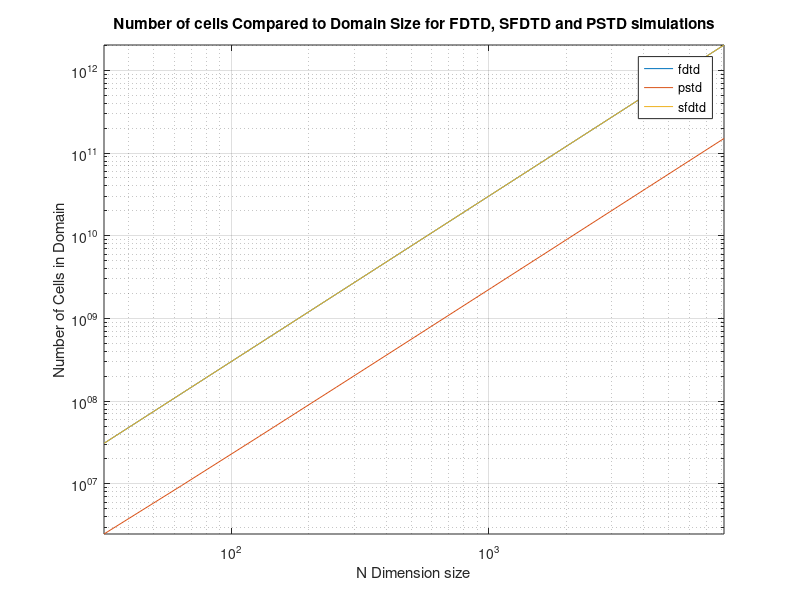

Source code (MATLAB):
%% Make Variables
%Create Figure
figure(1);
set(1,'Windowstyle','docked');
%Define pressure mimimum
p0 = 2*10^-5;
%define density
rho = 1.21;
%define speed of sound
c = 343.0;
%define total time
T = 0.12;
%define FS
fs = 44100;
sfdtdcstab = 2/(pi*sqrt(2));
cstab = 2/(pi*sqrt(2));
%define timestep
pstddt = (1/fs);
fdtddt = (1/fs)/3;
sfdtddt = (1/fs)/3;
%grid size
fdtdgx = c * fdtddt / cstab;
fdtdgy = c * fdtddt / cstab;
fdtdgz = c * fdtddt / cstab;
%grid size
sfdtdgx = c * sfdtddt / sfdtdcstab;
sfdtdgy = c * sfdtddt / sfdtdcstab;
sfdtdgz = c * sfdtddt / sfdtdcstab;
%define grid width
dims = [32 64 128 256 512 1024 2048 4096 8192];
gridWidthX = dims;
gridWidthY = dims;
gridWidthZ = dims;
lx = dims;
ly = dims;
lz = dims;
fdtdxcells = ceil(lx/fdtdgx);
fdtdycells = ceil(ly/fdtdgy);
fdtdzcells = ceil(lz/fdtdgz);
sfdtdxcells = ceil(lx/sfdtdgx);
sfdtdycells = ceil(lx/sfdtdgy);
sfdtdzcells = ceil(lx/sfdtdgz);
%Target stability number 
pstdSt = 2/(pi*sqrt(3));
%dfine grid spacing
pstddx = c * pstddt / pstdSt;
%define pml depth 
PMLdepth = 30;
%calc grid size
Nx = ceil(abs(gridWidthX/pstddx)+2*PMLdepth);
Ny = ceil(abs(gridWidthY/pstddx)+2*PMLdepth);
Nz = ceil(abs(gridWidthZ/pstddx)+2*PMLdepth);
pstdncells = Nx.*Ny.*Nz;
pstd2dncells = Nx.*Ny;
fdtdncells = fdtdxcells .* fdtdycells .* fdtdzcells;
fdtd2dncells = fdtdxcells .* fdtdycells;
sfdtdncells = sfdtdxcells .* sfdtdycells .* sfdtdzcells;
sfdtd2dncells = sfdtdxcells .* sfdtdycells;

semilogy(dims,[fdtd2dncells; pstd2dncells; sfdtd2dncells])
legend('fdtd','pstd','sfdtd');
axis('tight');
set(gca,'xscale','log');
set(gcf,'Color','White');
xlabel('N Dimension size');
ylabel('Number of Cells in Domain');
title('Number of cells Compared to Domain Size for FDTD, SFDTD and PSTD simulations');
grid('on');